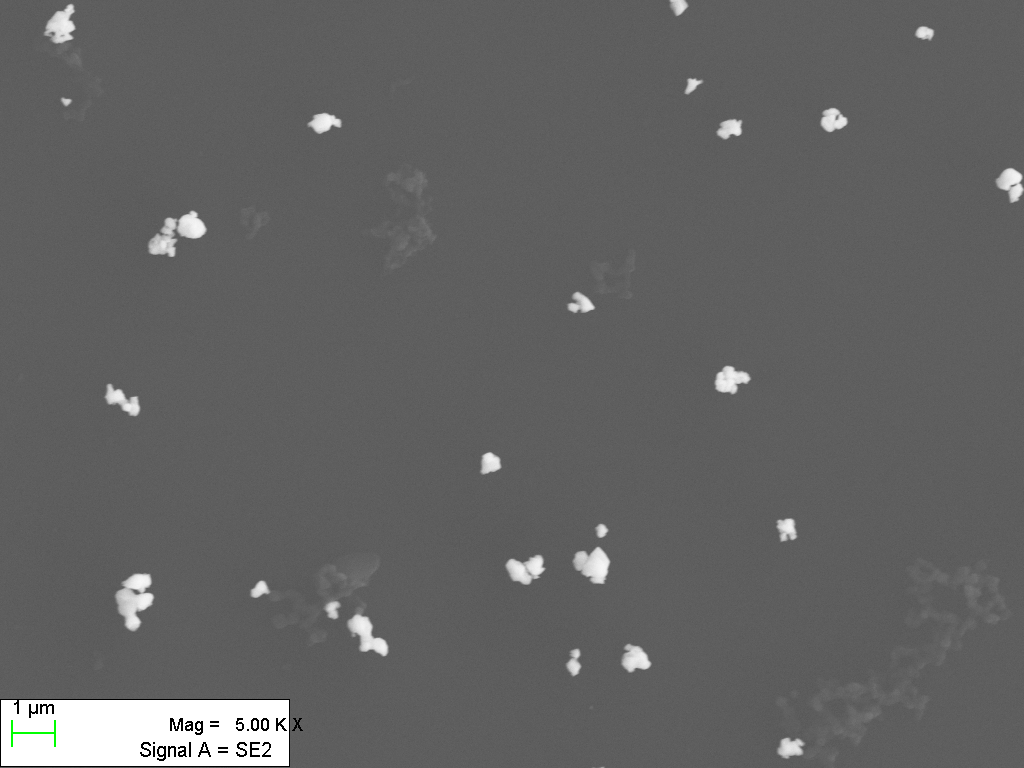
#> input picture _Archive/2y-08WC-SDS1h-12PAH2h-wc30m-19.tif, 1024 x 768 px, found by its file name
$ python text6.py
#> lines starting #> are read from the running program, lines starting #| are printed output that depends on the picture; after the words box and inside, x2 and y2 are one past the last pixel; in counts of white or black regions, pixels touching at a corner belong together
#> further down, src is the input picture: shape (768, 1024, 3); mean B, G, R 99.1, 99.2, 99.1
import cv2
import numpy as np


def watershed_algorithm(image):
    src = image.copy()

    # 边缘保留滤波EPF去噪，sp、sr分别表示空间窗口大小、色彩空间窗口大小
    blur = cv2.pyrMeanShiftFiltering(image, sp=21, sr=55)

    # 转成灰度图像
    gray = cv2.cvtColor(blur, cv2.COLOR_BGR2GRAY)

    # 使用otsu算法得到二值图像区间阈值
    ret, binary = cv2.threshold(
        gray, 0, 255, cv2.THRESH_BINARY + cv2.THRESH_OTSU)
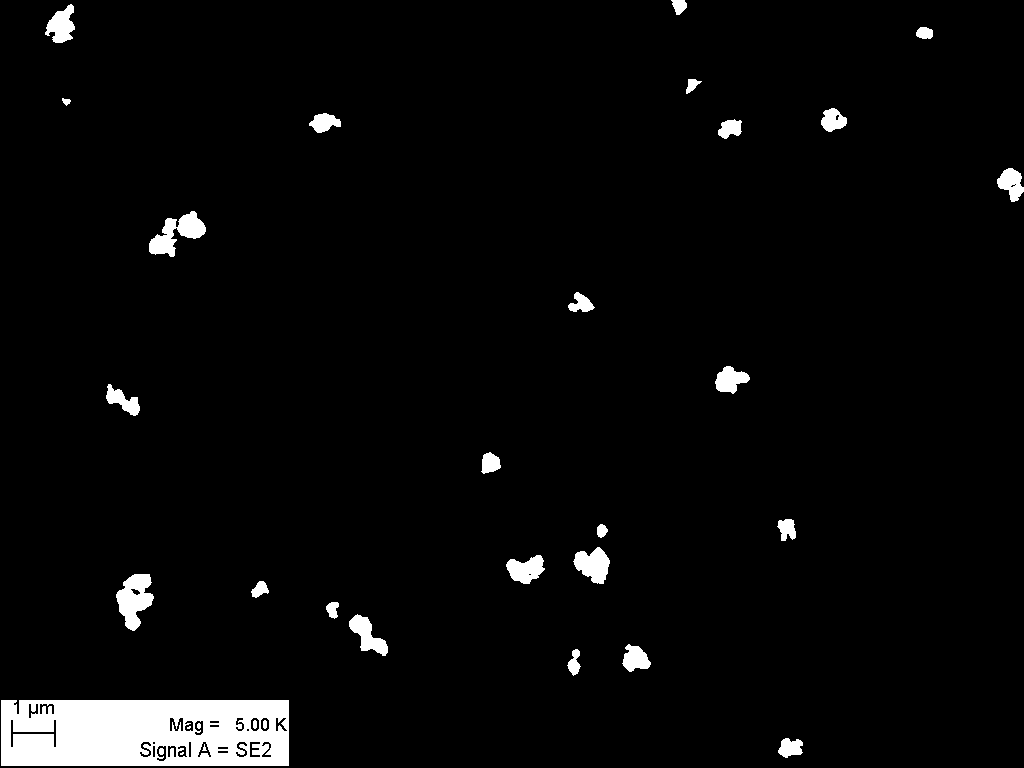
#> binary: shape (768, 1024); 3.7% white; 33 white regions (3 under 20 px), largest, box (x1, y1, x2, y2) and area: (1, 700, 289, 766) 17369, (116, 574, 154, 631) 1286, (149, 211, 206, 257) 1205
#> ret = 165

    # 距离变换
    dist = cv2.distanceTransform(binary, cv2.DIST_L2, 5)
    dist_out = cv2.normalize(dist, 0, 1.0, cv2.NORM_MINMAX)

    # 对距离变换图像进行多个阈值化处理，获得多个分割结果
    # threshold_values = [0.14,0.24]  # 自定义多个阈值17
    # threshold_values = [0.1,0.14,0.26] # 自定义多个阈值20
    threshold_values = [0.14, 0.21]  # 自定义多个阈值19
    # threshold_values = [0.14] # 自定义多个阈值18
    segmented_images = []
    for threshold in threshold_values:
        _, surface = cv2.threshold(
            dist_out, threshold * dist_out.max(), 255, cv2.THRESH_BINARY)
        sure_fg = np.uint8(surface)

        # 使用连通组件分析算法，得到初始标记图像
        ret, markers = cv2.connectedComponents(sure_fg)
        markers = markers + 1

        # 对二值图像进行膨胀处理，得到未知区域的标记
        kernel = np.ones((3, 3), np.uint8)
        binary = cv2.morphologyEx(
            binary, cv2.MORPH_DILATE, kernel, iterations=1)
        unknown = binary - sure_fg

        # 未知区域标记为0
        markers[unknown == 255] = 0

        # 分水岭算法分割
        markers = cv2.watershed(image, markers=markers)
        segmented_images.append(markers)
#> this loop made 2 passes
#> ret on passes 1 to 2: 33, 27
#> pass 1, in watershed_algorithm, `markers = markers + 1`:
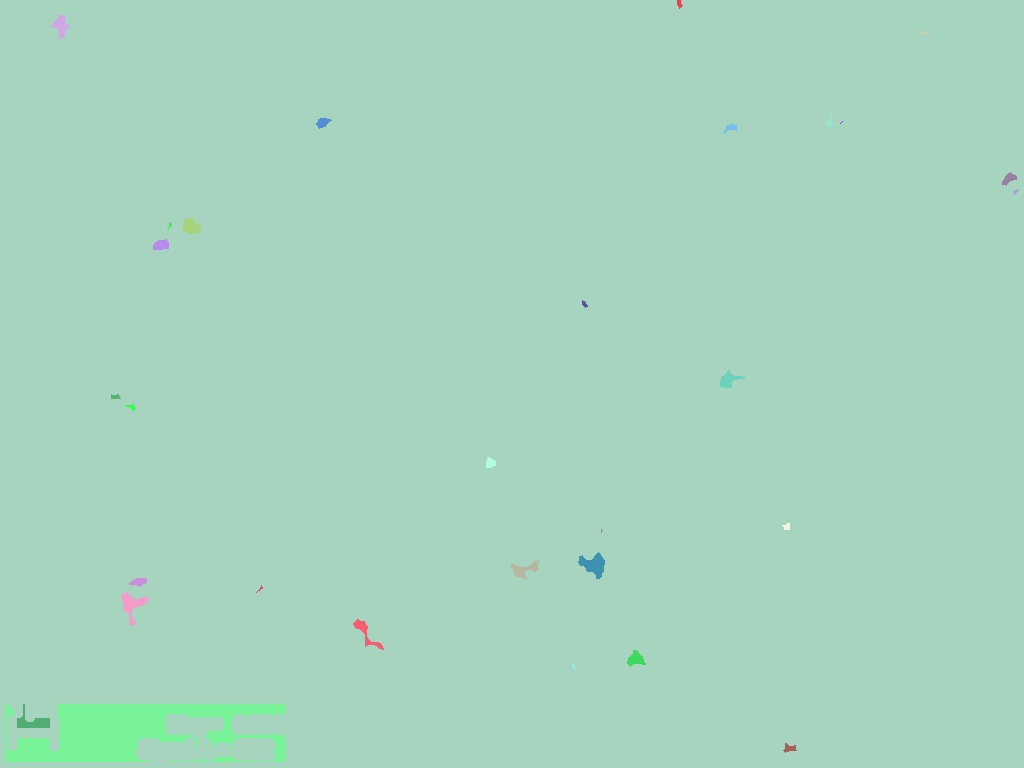
#> markers: shape (768, 1024) int32; 33 distinct labels, from 1 to 33; one colour per label, 0 black
#> after the loop:
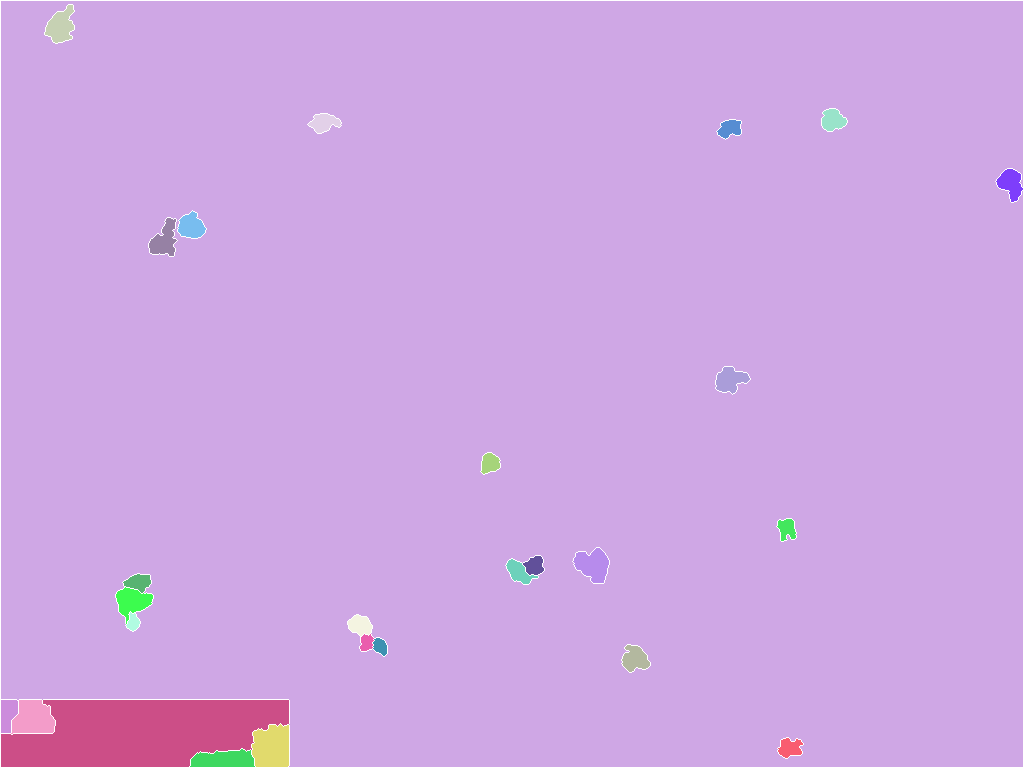
#> markers: shape (768, 1024) int32; 28 distinct labels, from -1 to 27; one colour per label, 0 black, -1 white
#> after the loop, segmented_images = 2 items

    # 将所有分割结果叠加在一起
    combined_markers = np.zeros_like(segmented_images[0])
    for markers in segmented_images:
        combined_markers += markers
#> this loop made 2 passes

    # 将分割结果可视化显示在原图上
    min_val, max_val, _, _ = cv2.minMaxLoc(combined_markers)
#> min_val = -2; max_val = 59
    # print(max_val)
    markers_8u = np.uint8(combined_markers)
    colors = [(255, 0, 0), (0, 255, 0), (0, 0, 255), (255, 255, 0),
              (255, 0, 255), (0, 255, 255), (255, 128, 0), (255, 0, 128),
              (128, 255, 0), (128, 0, 255), (255, 128, 128), (128, 255, 255),
              (0, 128, 255), (0, 255, 128), (128, 0, 128), (128, 128, 255),
              (255, 255, 255), (0, 0, 0), (255, 128, 64), (64, 128, 255),
              (128, 64, 255), (255, 64, 128), (128, 255, 64), (64, 255, 128)]

    for i in range(2, int(max_val + 1)):
        ret, thres1 = cv2.threshold(markers_8u, i - 1, 255, cv2.THRESH_BINARY)
        ret2, thres2 = cv2.threshold(markers_8u, i, 255, cv2.THRESH_BINARY)
        mask = thres1 - thres2
        contours, hierarchy = cv2.findContours(
            mask, cv2.RETR_EXTERNAL, cv2.CHAIN_APPROX_NONE)
        cv2.drawContours(image, contours, -1,
                         colors[(i - 2) % len(colors)], -1)

        # 计数
        for contour in contours:
            M = cv2.moments(contour)

            # Check if the moment 'm00' is non-zero
            if M["m00"] != 0:
                centroid_x = int(M["m10"] / M["m00"])
                centroid_y = int(M["m01"] / M["m00"])
                cv2.putText(image, str(i - 1), (centroid_x, centroid_y), cv2.FONT_HERSHEY_SIMPLEX, 0.5, (255, 255, 255), 1,
                            cv2.LINE_AA)
#> this loop made 58 passes
#> contours on passes 3, 6, 7, 8, 10, 12, 14, 22: 2 contours, all with area under 20, 3 contours, all with area under 20, [[[724, 367], [723, 368]]], [[[489, 471]]], 3 contours, all with area under 20, 2 contours, all with area under 20, 2 contours, all with area under 20, 5 contours, all with area under 20
#> mask: shape (768, 1024); 0.04% white; 1 white region, box (x1, y1, x2, y2) and area: (778, 738, 803, 758) 335

    # 将原图和分割后的图像进行叠加，得到可视化显示的结果
    result = cv2.addWeighted(src, 0.5, image, 0.5, 0)  # 图像权重叠加
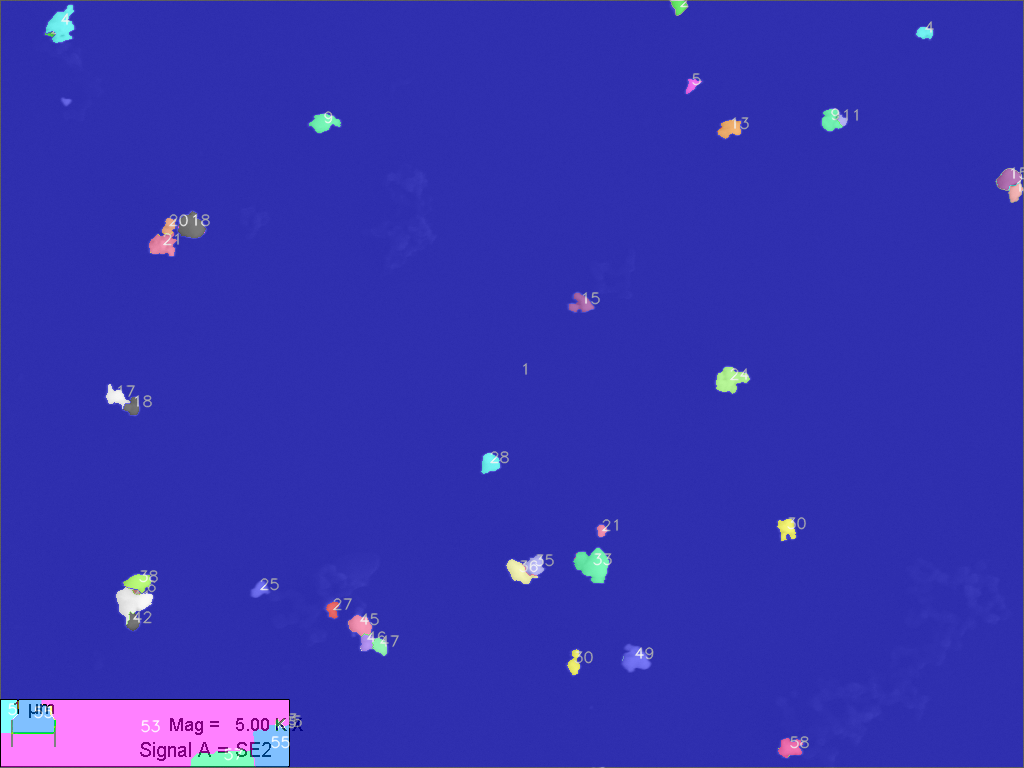
#> result: shape (768, 1024, 3); mean B, G, R 175.8, 51.6, 53.4
    cv2.imshow('result', result)

    # 在原图中添加区域数量的文字标注
    # cv2.putText(image, "count=%d" % (int(max_val - 1)), (220, 30), cv2.FONT_HERSHEY_SIMPLEX, 1, (0, 255, 0), 2)

    # 显示结果图像
    cv2.imshow('Segmented Image', image)
    cv2.waitKey(0)
    cv2.destroyAllWindows()


src = cv2.imread('_Archive/2y-08WC-SDS1h-12PAH2h-wc30m-19.tif')
watershed_algorithm(src)

$ run again, with _Archive/2y-08WC-SDS1h-12PAH2h-wc30m-02.tif copied over _Archive/2y-08WC-SDS1h-12PAH2h-wc30m-19.tif
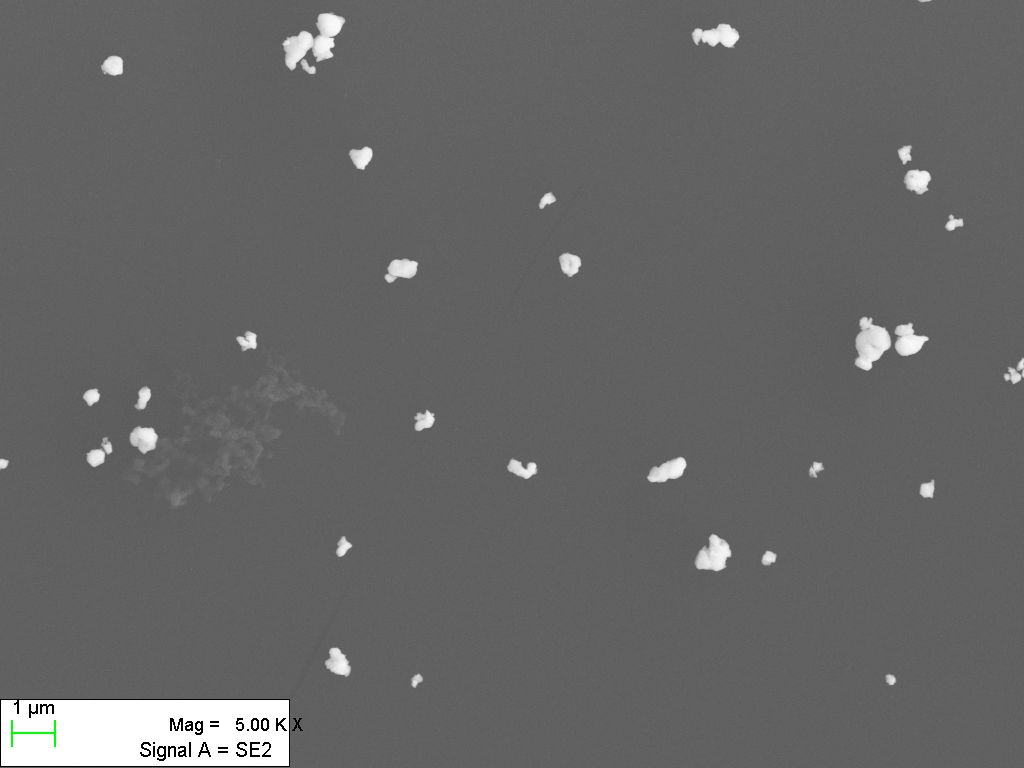
#> input picture _Archive/2y-08WC-SDS1h-12PAH2h-wc30m-02.tif, 1024 x 768 px, found by its file name
#> src is the input picture: shape (768, 1024, 3); mean B, G, R 102.3, 102.4, 102.3
#> in watershed_algorithm, `ret, binary = cv2.threshold( gray, 0, 255, cv2.THRESH_BINARY + cv2.THR..`:
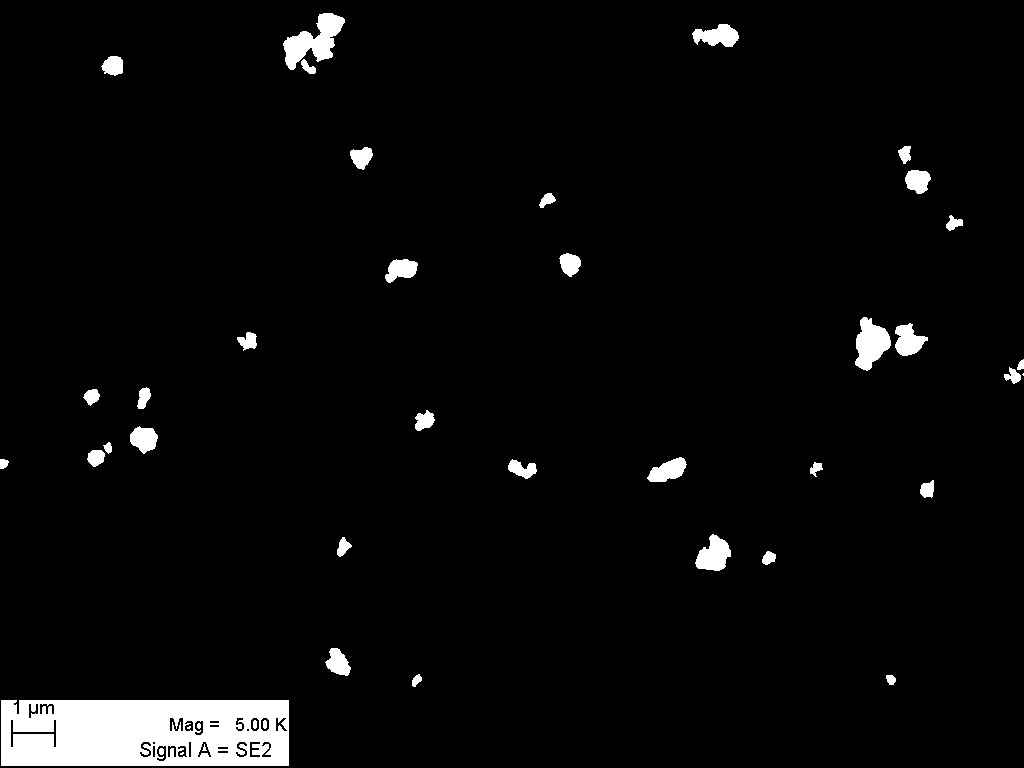
#> binary: shape (768, 1024); 3.7% white; 42 white regions (4 under 20 px), largest, box (x1, y1, x2, y2) and area: (1, 700, 289, 766) 17369, (283, 13, 345, 70) 1679, (855, 317, 891, 371) 1220
#> in watershed_algorithm, `ret, binary = cv2.threshold( gray, 0, 255, cv2.THRESH_BINARY + cv2.THR..`: ret = 168
#> the loop in watershed_algorithm, `for threshold in threshold_values:` made 2 passes
#> ret on passes 1 to 2: 33, 25
#> after the loop in watershed_algorithm, `for threshold in threshold_values:`: segmented_images = 2 items
#> the loop in watershed_algorithm, `for markers in segmented_images:` made 2 passes
#> min_val = -2; max_val = 57
#> the loop in watershed_algorithm, `for i in range(2, int(max_val + 1)):` made 56 passes
#> contours on passes 11, 19, 21, 54: 1 contour, all with area under 20, 4 contours, all with area under 20, 2 contours, all with area under 20, 3 contours, all with area under 20
#> in watershed_algorithm, `result = cv2.addWeighted(src, 0.5, image, 0.5, 0)`:
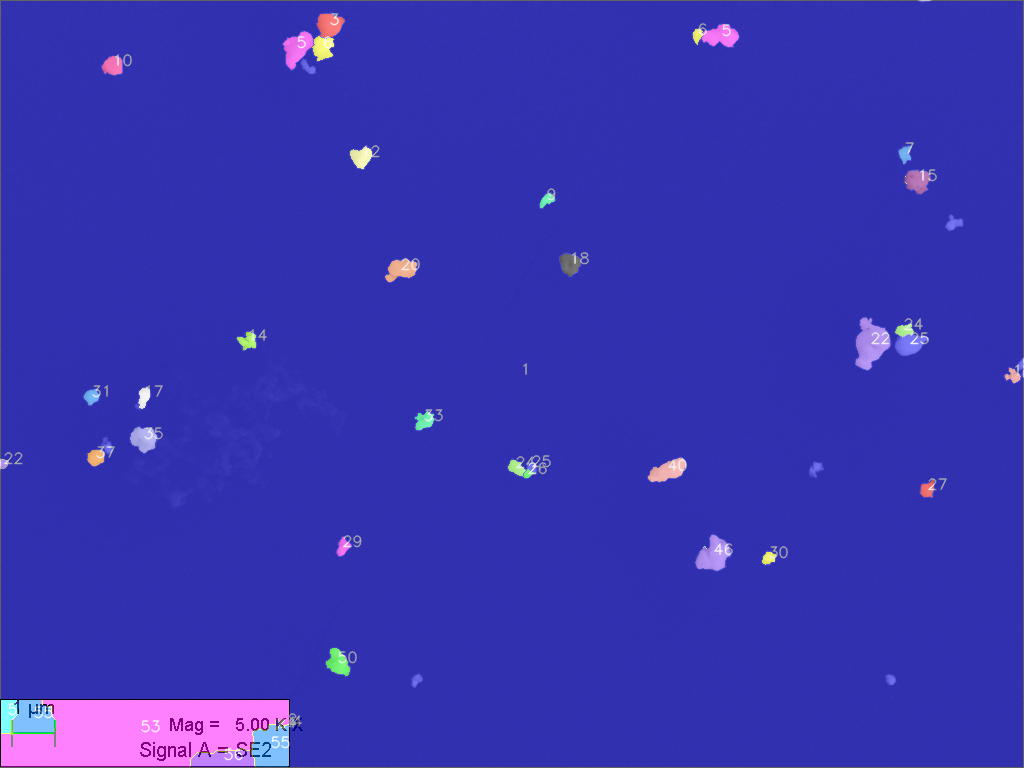
#> result: shape (768, 1024, 3); mean B, G, R 177.5, 52.6, 55.2
